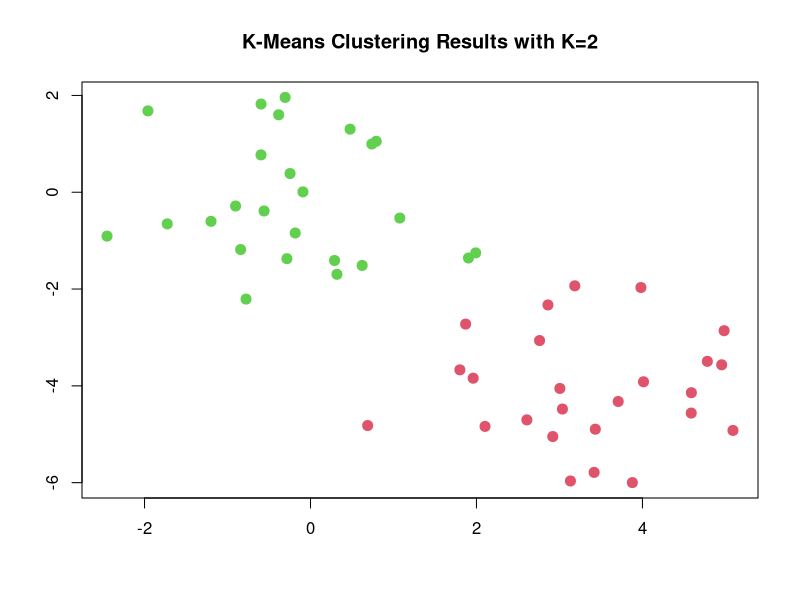
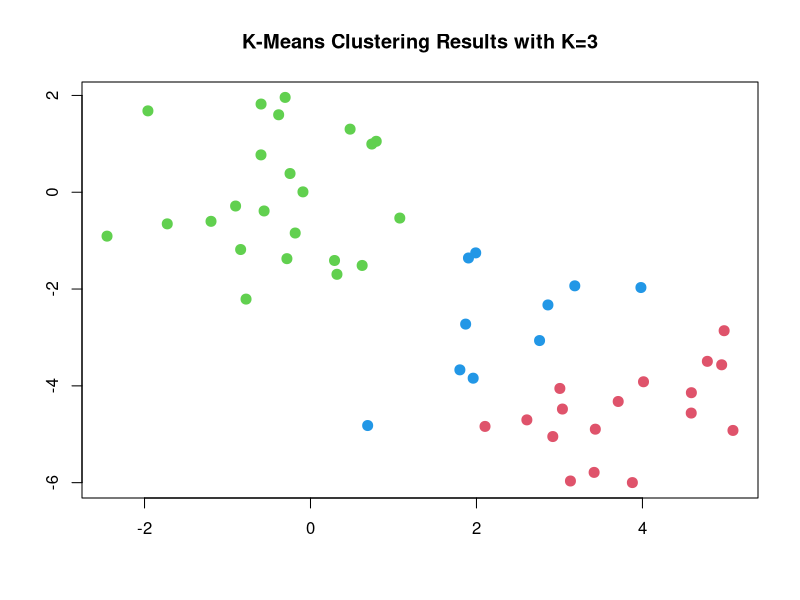
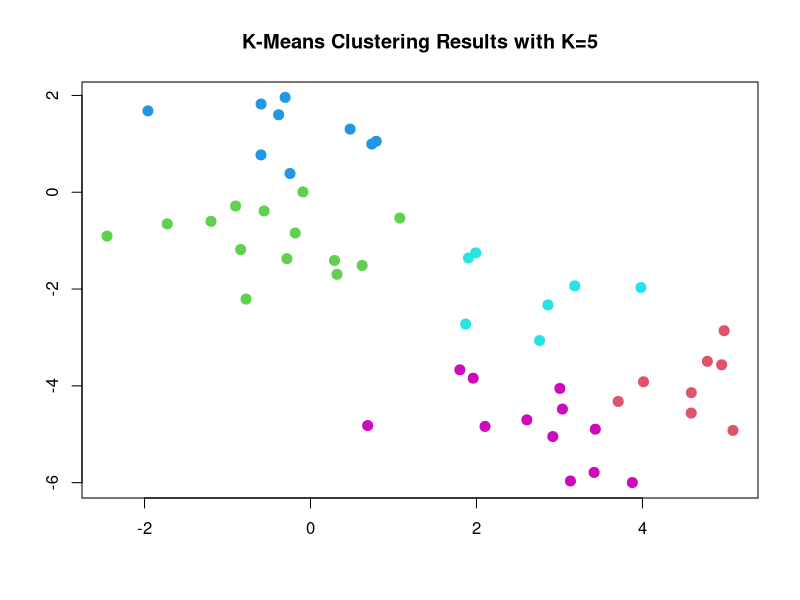

The R script that drew these images, in order:
set.seed(2)
x=matrix(rnorm(50*2), ncol=2)
x[1:25,1]=x[1:25,1]+3
x[1:25,2]=x[1:25,2]-4
km.out=kmeans(x,2,nstart=20)
km.out$cluster
plot(x, col=(km.out$cluster+1), main="K-Means Clustering Results with K=2", xlab="", ylab="", pch=20, cex=2)

set.seed(4)
km.out=kmeans(x,3,nstart=20)
km.out
plot(x, col=(km.out$cluster+1), main="K-Means Clustering Results with K=3", xlab="", ylab="", pch=20, cex=2)

set.seed(4)
km.out=kmeans(x,5,nstart=20)
km.out
plot(x, col=(km.out$cluster+1), main="K-Means Clustering Results with K=5", xlab="", ylab="", pch=20, cex=2)
